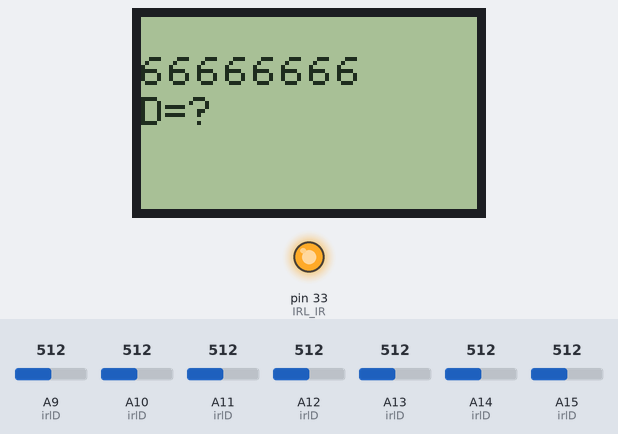
A program run on a simulated Arduino Mega 2560, built with avr-gcc and run on an emulated ATmega2560. Parts: 84×48 one-colour display, output pins drawn as LEDs (lit = HIGH). The test bench sets the inputs (shaded band); at power-on: A9 (irlD) = 512, A15 (irlD) = 512, A10 (irlD) = 512, A11 (irlD) = 512, A12 (irlD) = 512, A13 (irlD) = 512, A14 (irlD) = 512. What the program prints to the serial monitor is not drawn.

Above: at 2.2 s.
2.3 s: A9 (irlD) set to 757
At 3.0 s:
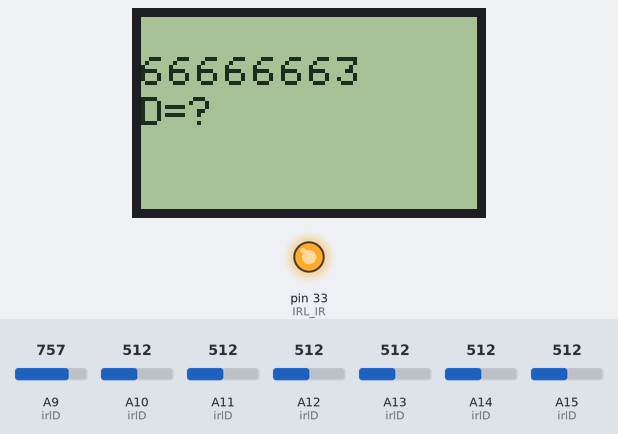
3.8 s: A9 (irlD) set to 789
At 5.1 s:
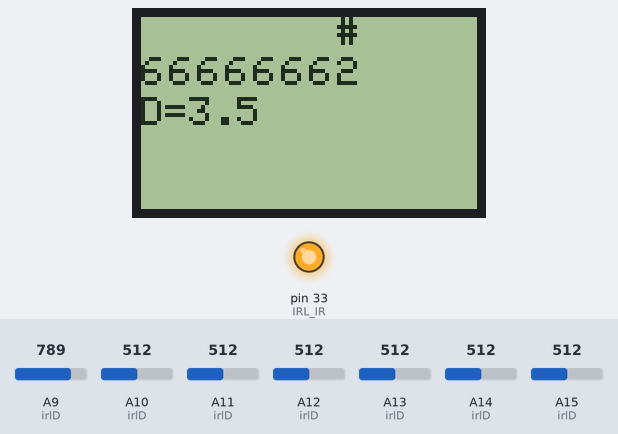
5.4 s: A15 (irlD) set to 761
At 6.5 s:
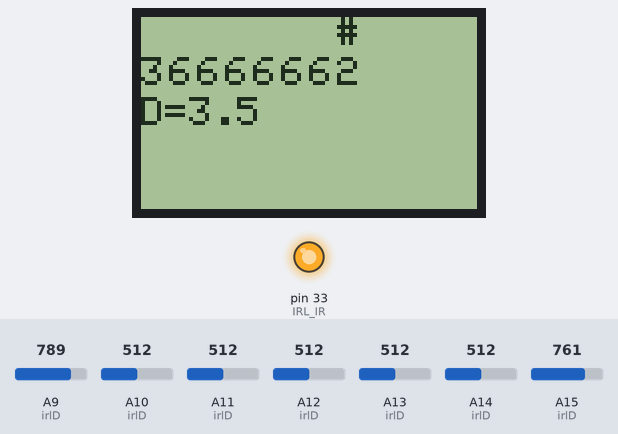
6.9 s: A15 (irlD) set to 786
At 7.8 s:
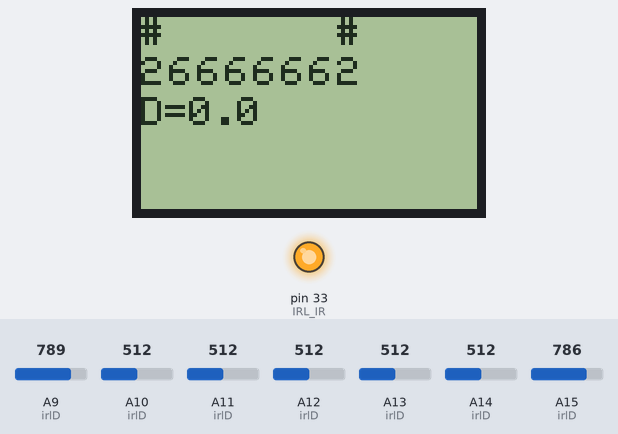
8.4 s: A9 (irlD) set to 716
At 9.0 s:
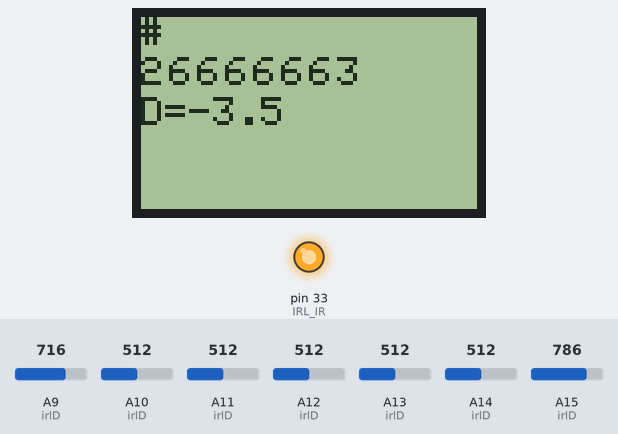
10.0 s: A10 (irlD) set to 610
At 11.5 s:
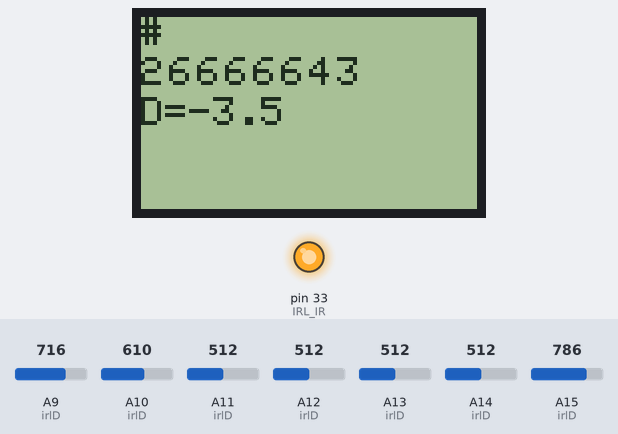
Timing chart, 0 to 12.5 s (numbered marks = the images above; inputs shaded):
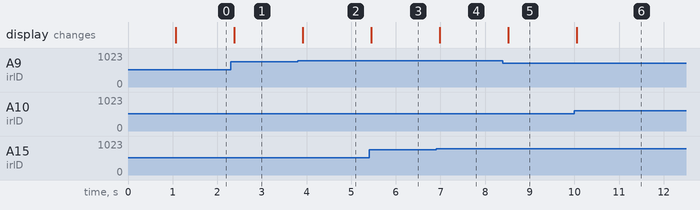

The program:

main.cpp
```cpp
#include <Arduino.h>
#include <SPI.h>
#include <Adafruit_GFX.h>
#include <Adafruit_PCD8544.h>

#define D_SCLK 8 // Serial clock out (SCLK)
#define D_DIN 9 // Serial data out (DIN)
#define D_DC 10 // Data/Command select (D/C)
#define D_CS 11 // LCD chip select (CS)
#define D_RST 12 // LCD reset (RST)

#define D_CONTRAST 35

Adafruit_PCD8544 display = Adafruit_PCD8544(D_DC, D_CS, D_RST);

#define IRL_IR 33
#define IRL_D1 A15
#define IRL_D2 A14
#define IRL_D3 A13
#define IRL_D4 A13
#define IRL_D5 A12
#define IRL_D6 A11
#define IRL_D7 A10
#define IRL_D8 A9

#define IRL_MINVAL 600
#define IRL_MAXVAL 950
#define IRL_LEVEL 3

bool readIRL(float* DD) {
  int irlD[] = {IRL_D1, IRL_D2, IRL_D3, IRL_D4, IRL_D5, IRL_D6, IRL_D7, IRL_D8};
  int irlV[8];
  float D = 0;
  int nD = 0;

  display.clearDisplay();
  display.setCursor(0,0);
  for (int i = 0; i < 8; i++) {
    irlV[i] = map(analogRead(irlD[i]), IRL_MAXVAL, IRL_MINVAL, 1, 5);
    Serial.print("D[");
    Serial.print(i);
    Serial.print("]=");
    Serial.println(irlV[i]);
    if (irlV[i] < IRL_LEVEL) {
      display.setCursor(i*7,0);
      display.print("#");
      display.setCursor(i*7,10);
      display.print(irlV[i]);
      D += i;
      nD++;
    }
    else {
      display.setCursor(i*7,0);
      display.print(" ");
      display.setCursor(i*7,10);
      display.print(irlV[i]);
    }
  }
  display.setCursor(0, 20);
  display.print("D=");
  if (nD != 0) {
    D /= nD;
    D -= 3.5;
    display.println(D, 1);
    *DD = D;
    display.display();
    return true;
  } else {
    display.println("?");
    display.display();
    return false;
  }
}

void setup() {
  pinMode(IRL_IR, OUTPUT);
  // IRL Start
  digitalWrite(IRL_IR, HIGH);
  Serial.begin(115200);
  // Initial Display status
  display.begin();
  display.setContrast(D_CONTRAST);
  display.clearDisplay();
  display.setTextSize(1);
  display.setCursor(0,0);
  display.setTextColor(WHITE, BLACK); // 'inverted' text
  display.println("              ");
  display.println("   IRL Test   ");
  display.println("              ");
  display.setTextColor(BLACK);
  display.println();
  display.display();
  delay(1000);
  display.setTextSize(1);
  display.setTextColor(BLACK);
}

void loop() {
  float D = 0;
  if (readIRL(&D)) {
    Serial.println(D, 1);
  } else {
    Serial.println("?");
  }
  delay(200);
}
```

Measured:
- the behaviour switches between 775 and 776 on A9 (irlD) (found by bisection; images 1 and 2)
- the behaviour switches between 775 and 776 on A15 (irlD) (found by bisection; images 3 and 4)
- after the input at 2.3 s, the display: changes after 0.08 s (image 1)
- after the input at 3.8 s, the display: changes after 0.11 s (image 2)
- after the input at 5.4 s, the display: changes after 0.05 s (image 3)
- after the input at 6.9 s, the display: changes after 0.08 s (image 4)
- after the input at 8.4 s, the display: changes after 0.12 s (image 5)
- after the input at 10.0 s, the display: changes after 0.06 s (image 6)
